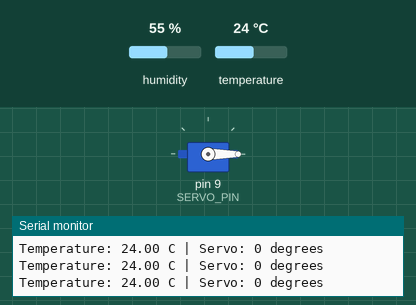
A program run on a simulated Arduino Uno, built with avr-gcc and run on an emulated ATmega328P. On the bench: servo, the last lines printed to the serial monitor. Inputs (shaded band) come from the test bench; at power-on: temperature 24 °C, humidity 55 %.

Above: at 2.8 s.
2.9 s: temperature set to 24.6 °C
5.6 s: temperature set to 25.5 °C
At 7.3 s:
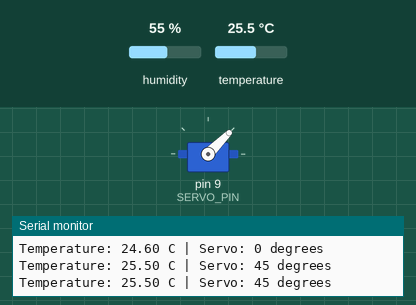
8.3 s: temperature set to 29.2 °C
11.2 s: temperature set to 30.4 °C
At 12.6 s:
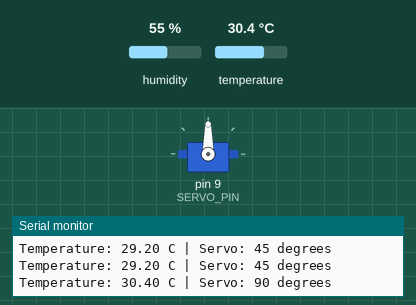
13.9 s: temperature set to 34.5 °C
16.6 s: temperature set to 35.8 °C
At 19.1 s:
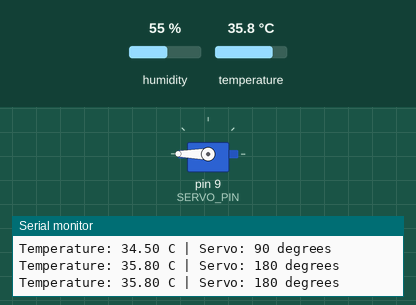
Timing chart, 0 to 20.5 s (numbered marks = the images above; inputs shaded):
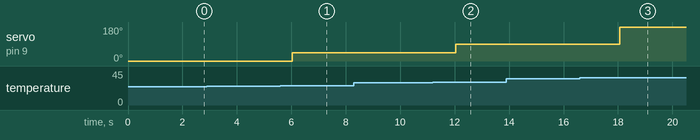

Measured:
- the behaviour switches between 24.9 and 25 °C on temperature (found by bisection; images 0 and 1)
- the behaviour switches between 29.9 and 30 °C on temperature (found by bisection; images 1 and 2)
- the behaviour switches between 34.9 and 35 °C on temperature (found by bisection; images 2 and 3)
- after the input at 5.6 s, servo on pin 9 (SERVO_PIN): 0° → 45° after 0.43 s
- after the input at 11.2 s, servo on pin 9 (SERVO_PIN): 45° → 90° after 0.85 s
- after the input at 16.6 s, servo on pin 9 (SERVO_PIN): 90° → 180° after 1.5 s

The program:

main.cpp
```cpp
#include <Arduino.h>
#include <DHT.h>
#include <Servo.h>

#define DHT_PIN 2
#define DHT_TYPE DHT22
#define SERVO_PIN 9

DHT dht(DHT_PIN, DHT_TYPE);
Servo ventilationServo;

void setup() {
    Serial.begin(9600);

    dht.begin();
    ventilationServo.attach(SERVO_PIN);

    ventilationServo.write(0);
}

void loop() {
    float temperature = dht.readTemperature();

    if (isnan(temperature)) {
        Serial.println("Failed to read DHT22!");
        delay(2000);
        return;
    }

    int angle;

    if (temperature < 25) {
        angle = 0;
    } else if (temperature < 30) {
        angle = 45;
    } else if (temperature < 35) {
        angle = 90;
    } else {
        angle = 180;
    }

    ventilationServo.write(angle);

    Serial.print("Temperature: ");
    Serial.print(temperature);
    Serial.print(" C | Servo: ");
    Serial.print(angle);
    Serial.println(" degrees");

    delay(1000);
}
```
